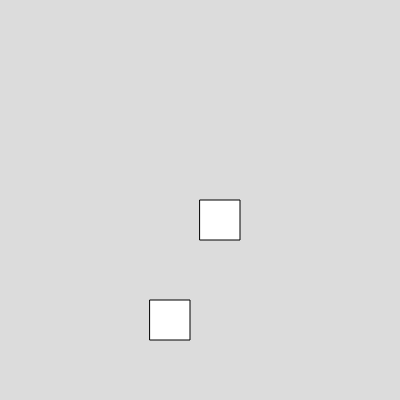
Frame 1 (no input)
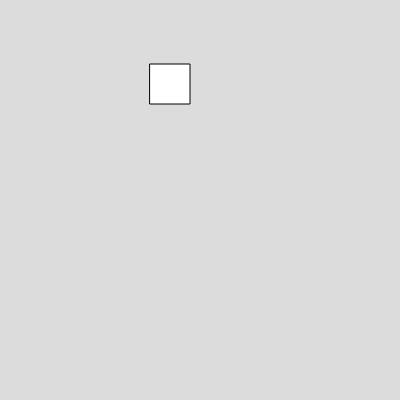
Frame 60 (no input)
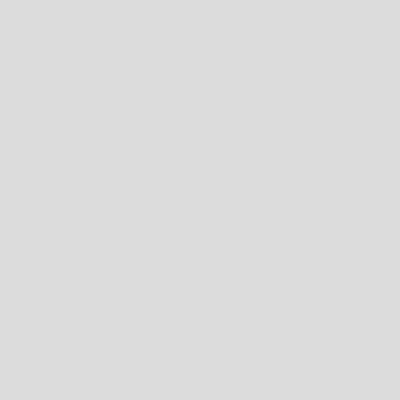
Frame 120 (the mouse pressed at the canvas centre since frame 60)

The p5.js sketch that drew these frames (run headless with seeded random() and noise() and a simulated clock; from frame 60 on, the mouse is pressed at the canvas centre):

// p5.js sketch
// ── sketch.js
var box1, box2;
function setup() 
{
  createCanvas(400, 400);
  box1 = new box(200, 200, 6, 6, 40, 40)
  box2 = new box(150, 300, 3, -4, 40, 40)
}

function draw() 
{
  background(220);
box1.show()
box1.moveX()
box2.show()
box2.moveY()
}



// ── box.js
class box{
constructor(x, y, velocityX, velocityY, width, height){
  this.xPosition = x
  this.yPosition = y
  this.vy = velocityY
  this.vx = velocityX
  this.w = width
  this.h = height
  
}

show(){
  rect (this.xPosition, this.yPosition, this.w, this.h)
}

moveX(){
this.xPosition += this.vx

}

moveY(){
this.yPosition += this.vy
  
}

}



  
